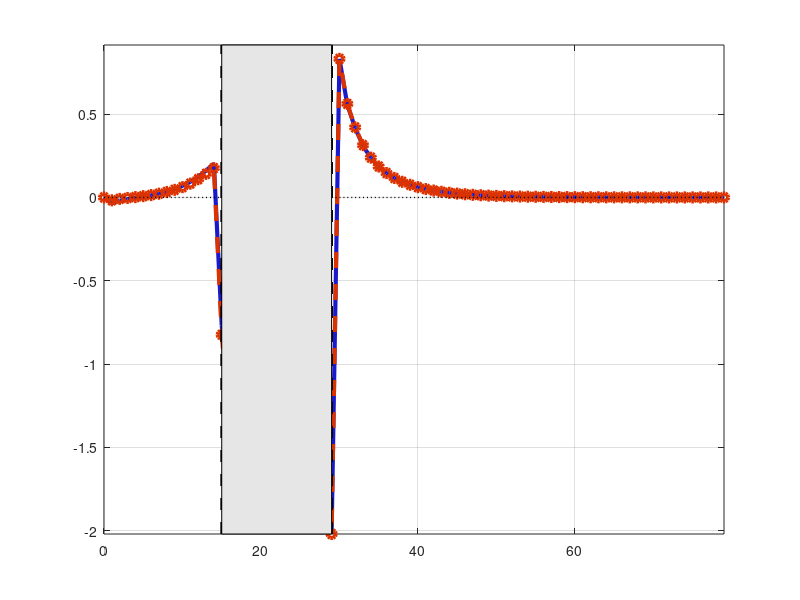

Write MATLAB code to recreate this figure. (Note: this script raises an error after producing the figure.)
clear all; clc;

addpath(genpath([cd '\Codes']));
% Graphs
path_g       = [cd '\Graphs'];
imprime      = @(x) print( gcf, '-depsc2', [path_g filesep x]);
imprpdf      = @(x) eps2pdf( [path_g filesep x '.eps']);
formataxis   = @(x) set(x, 'Fontname', 'Times', 'FontWeight', 'normal', 'Fontsize', 19, 'Box', 'On', 'PlotBoxAspectRatio', [1 0.75 1]);
formatlegend = @(x) set(legend, 'Location', x, 'Orientation', 'Vertical', 'Box', 'On', 'Fontsize', 20, 'Fontangle', 'normal');
label_x      = @(x) xlabel(x,'Fontname', 'Times', 'FontWeight', 'normal', 'Fontsize', 15,'interpreter','latex');
label_y      = @(x) ylabel(x,'Fontname', 'Times', 'FontWeight', 'normal', 'Fontsize', 15,'interpreter','latex');
label_z      = @(x) zlabel(x,'Fontname', 'Times', 'FontWeight', 'normal', 'Fontsize', 15,'interpreter','latex');
otitle       = @(x) title(x, 'Fontname', 'Times', 'FontWeight', 'normal', 'Fontsize', 15,'interpreter','latex');


t_plotmax   = 80;
Periods     = (1:1:100);
color1_ss   =[0.1 0.1 0.8]; %color2_ss = color1_ss; color3_ss = color1_ss;
color2_ss   = [220 50 0]/255;%[0.8 0.4 0.4];
color3_ss   = [255 200 0]/255;%[0.6 0.8 0.6];
color4_ss   = [200 255 0]/255;%[0.6 0.8 0.6];

load('DDbp_zlb0.mat');
ds = s_vec(2)-s_vec(1);
fc_t = zeros(t_plotmax+1,1);  
for t=1:t_plotmax+1
    temp    = paths.s_bl_index_t(t); 
    fc_t(t) = sum(f_t(1:temp,t)*ds);
end
endopath.fc_t = fc_t;
endopath1     = endopath;
steady1       = steady;
Es1           = sum(endopath.f_t(:,1:t_plotmax).*repmat(s_vec,1,t_plotmax))*ds;
Vs1           = sum(endopath.f_t(:,1:t_plotmax).*(bsxfun(@minus,s_vec,Es1).^2))*ds;


load('DDbp_zlb2.mat');
ds = s_vec(2)-s_vec(1);
fc_t = zeros(t_plotmax+1,1);  
for t=1:t_plotmax+1
    temp    = paths.s_bl_index_t(t); 
    fc_t(t) = sum(f_t(1:temp,t)*ds);
end
endopath.fc_t = fc_t;
endopath2     = endopath;
steady2       = steady;
Es2           = sum(endopath.f_t(:,1:t_plotmax).*repmat(s_vec,1,t_plotmax))*ds;
Vs2           = sum(endopath.f_t(:,1:t_plotmax).*(bsxfun(@minus,s_vec,Es2).^2))*ds;

T_pre = 15        ; % Time Lapse prior to transition
T_post= 30       ; % Time Lapse after transition

%%
figure(1);
hh=plot(Periods(1:t_plotmax)-1, [(endopath1.Y_t(1:t_plotmax)'/steady1.C_ss-1) ...
                               (endopath2.Y_t(1:t_plotmax)'/steady2.C_ss-1)]*100); hold on;
plot(Periods(1:t_plotmax)-1, 0*endopath1.rb_t(1:t_plotmax),'k:','LineWidth',1); grid on;
set(hh(1),'LineWidth',3,'Color',color1_ss);
set(hh(2),'LineWidth',3,'Color',color2_ss,'marker','o','linestyle','--');
axis tight; [yout]=get(gca,'ylim'); 
ylim([yout(1) yout(2)*1.1]);
[yout]=get(gca,'ylim'); 
line([T_pre T_pre],[yout(1) yout(2)],'Color','k','LineWidth',2,'LineStyle','--');
line([T_post-1 T_post-1],[yout(1) yout(2)],'Color','k','LineWidth',2,'LineStyle','--');
h=patch([T_pre T_post-1 T_post-1 T_pre],[yout(1) yout(1) yout(2) yout(2)],[0.9 0.9 0.9]); alpha(h,0.2);
formataxis(gca); %otitle('$Y_{t}$ deviation from $Y_{ss}$'); 
legend('no MP intervention','MP intervention'); formatlegend('best');
label_x('time'); label_y('$\%$');
imprime(['comp_bp_yt']);
imprpdf(['comp_bp_yt']);


figure(2);
hh=plot(Periods(1:t_plotmax)-1, [endopath1.fc_t(1:t_plotmax) ...
                                 endopath2.fc_t(1:t_plotmax)]*100); hold on;
plot(Periods(1:t_plotmax)-1, 0*endopath1.rb_t(1:t_plotmax),'k:','LineWidth',1); grid on;
set(hh(1),'LineWidth',3,'Color',color1_ss);
set(hh(2),'LineWidth',3,'Color',color2_ss,'marker','o','linestyle','--');
axis tight; [yout]=get(gca,'ylim'); 
ylim([yout(1) yout(2)*1.1]);
[yout]=get(gca,'ylim'); 
line([T_pre T_pre],[yout(1) yout(2)],'Color','k','LineWidth',2,'LineStyle','--');
line([T_post-1 T_post-1],[yout(1) yout(2)],'Color','k','LineWidth',2,'LineStyle','--');
h=patch([T_pre T_post-1 T_post-1 T_pre],[yout(1) yout(1) yout(2) yout(2)],[0.9 0.9 0.9]); alpha(h,0.2);
formataxis(gca); %otitle('$Y_{t}$ deviation from $Y_{ss}$'); 
% legend('no MP intervention','MP intervention'); formatlegend('best');
label_x('time'); label_y('$\%$');
imprime(['comp_bp_fct']);
imprpdf(['comp_bp_fct']);



figure(3);
hh=plot(Periods(1:t_plotmax)-1, [(endopath1.B_t(1:t_plotmax)'/steady1.B_ss-1) ...
                                (endopath2.B_t(1:t_plotmax)'/steady2.B_ss-1)]*100); hold on;
plot(Periods(1:t_plotmax)-1, 0*endopath1.rb_t(1:t_plotmax),'k:','LineWidth',1); grid on;
set(hh(1),'LineWidth',3,'Color',color1_ss);
set(hh(2),'LineWidth',3,'Color',color2_ss,'marker','o','linestyle','--');
axis tight; [yout]=get(gca,'ylim'); 
ylim([yout(1) yout(2)*1.1]);
[yout]=get(gca,'ylim'); 
line([T_pre T_pre],[yout(1) yout(2)],'Color','k','LineWidth',2,'LineStyle','--');
line([T_post-1 T_post-1],[yout(1) yout(2)],'Color','k','LineWidth',2,'LineStyle','--');
h=patch([T_pre T_post-1 T_post-1 T_pre],[yout(1) yout(1) yout(2) yout(2)],[0.9 0.9 0.9]); alpha(h,0.2);
formataxis(gca);
% legend('no MP intervention','MP intervention'); formatlegend('best');
label_x('time'); label_y('$\%$');
imprime(['comp_bp_Bt']);
imprpdf(['comp_bp_Bt']);

figure(4);
hh=plot(Periods(1:t_plotmax)-1, [-endopath1.rs_t(1:t_plotmax)'+endopath1.rb_t(1:t_plotmax)' ...
                                -endopath2.rs_t(1:t_plotmax)'+endopath2.rb_t(1:t_plotmax)']*100); hold on;
plot(Periods(1:t_plotmax)-1, 0*endopath1.rb_t(1:t_plotmax),'k:','LineWidth',1); grid on;
set(hh(1),'LineWidth',3,'Color',color1_ss);
set(hh(2),'LineWidth',3,'Color',color2_ss,'marker','o','linestyle','--');
axis tight; [yout]=get(gca,'ylim'); 
ylim([yout(1) yout(2)*1.1]);
[yout]=get(gca,'ylim'); 
line([T_pre T_pre],[yout(1) yout(2)],'Color','k','LineWidth',2,'LineStyle','--');
line([T_post-1 T_post-1],[yout(1) yout(2)],'Color','k','LineWidth',2,'LineStyle','--');
h=patch([T_pre T_post-1 T_post-1 T_pre],[yout(1) yout(1) yout(2) yout(2)],[0.9 0.9 0.9]); alpha(h,0.2);
formataxis(gca);
% legend('no MP intervention','MP intervention'); formatlegend('best');
label_x('time'); label_y('$\%$');
imprime(['comp_bp_rt']);
imprpdf(['comp_bp_rt']);

%%
figure(5);
hh=plot(Periods(1:t_plotmax)-1, [Vs1' Vs2']); hold on;
set(hh(1),'LineWidth',3,'Color',color1_ss);
set(hh(2),'LineWidth',3,'Color',color2_ss,'marker','o','linestyle','--');
axis tight; [yout]=get(gca,'ylim');  grid on;
ylim([yout(1) yout(2)*1.1]);
[yout]=get(gca,'ylim'); 
line([T_pre T_pre],[yout(1) yout(2)],'Color','k','LineWidth',2,'LineStyle','--');
line([T_post-1 T_post-1],[yout(1) yout(2)],'Color','k','LineWidth',2,'LineStyle','--');
h=patch([T_pre T_post-1 T_post-1 T_pre],[yout(1) yout(1) yout(2) yout(2)],[0.9 0.9 0.9]); alpha(h,0.2);
formataxis(gca);
% legend('no MP intervention','MP intervention'); formatlegend('best');
label_x('time');
imprime(['comp_bp_Vs']);
imprpdf(['comp_bp_Vs']);

%%
[steady1.Y_ss steady2.Y_ss ]
delete([path_g '\*.eps'])